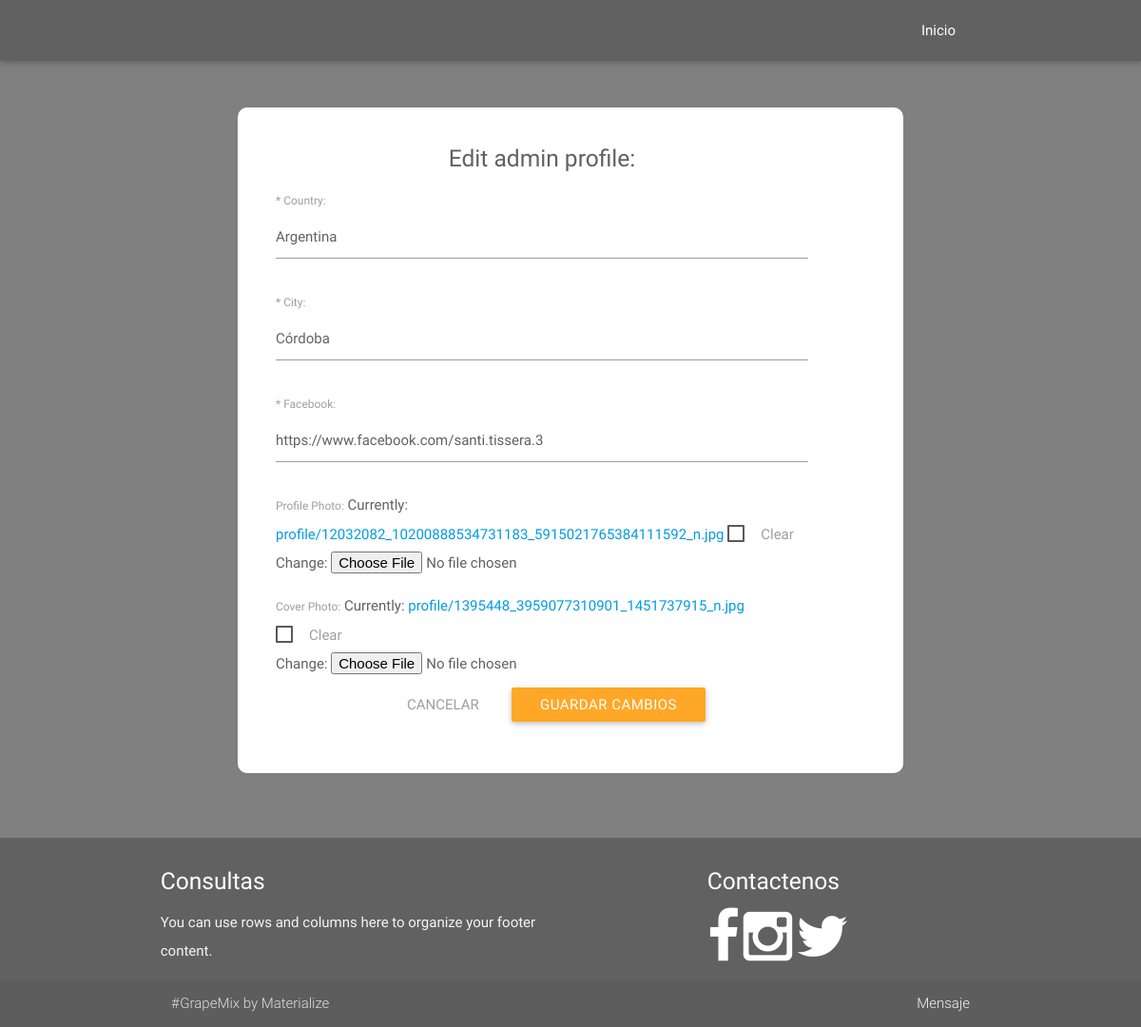
/profile/ (signed in), run on the app's committed database.
### GMP/models.py (models this page shows)
class Profile(models.Model):
    user = models.OneToOneField(settings.AUTH_USER_MODEL, related_name='profile')
    name = models.CharField(u'Name', max_length=20, default=user)
    country = models.CharField(u'Country', max_length=20)
    city = models.CharField(u'City', max_length=50)
    facebook = models.URLField(u'Facebook', max_length=200)
    profile_photo = models.FileField(u'Profile Photo', upload_to='profile/', blank=True, default='profile/profiledef.jpg')
    cover_photo = models.FileField(u'Cover Photo', upload_to='profile/', blank=True, default='profile/coverdef.jpg')

### GMP/views.py (the view)
# urls.py: url(r'^profile/$', "GMP.views.profile", name='profile'),
@login_required(login_url='/login')
def profile(request):
    args = {}
    context = RequestContext(request)
    try:
        user = request.user
    except User.DoesNotExist:
        raise Http404('El usuario no existe')
    if request.method == 'POST':
        form = EditSocialProfileForm(request.POST, request.FILES,
                instance=user.profile)
        if form.is_valid():
            logger.info(form.instance)
            form.save()
        if not user.profile.profile_photo:
            user.profile.profile_photo ='../multimedia/profile/profiledef.jpg'
            user.profile.save()
    else:
        form = EditSocialProfileForm(instance=user.profile)
    args['form'] = form
    return render(request, 'profile.html', args)

### GMP/forms.py
class EditSocialProfileForm(forms.ModelForm):
    error_css_class = 'alert alert-danger'
    class Meta:
        model = Profile
        exclude = ('user','name' )
    def __init__(self, *args, **kwargs):
        super(EditSocialProfileForm, self).__init__(*args, **kwargs)
        for (field_name, field) in self.fields.items():
            field.widget.attrs['class'] = 'form-control'
            if field.required:
                field.widget.attrs['placeholder'] = 'Requerido'
                field.label = '* ' + field.label

### GMP/templates/profile.html (shortened to what this page needs)
{% extends 'base.html' %}
{% load staticfiles %}
{% load static %}
{% block content %}
<head>
    <nav class="color" role="navigation">
        <div class="nav-wrapper container col s12 m8 offset-m2 l6 offset-l3" style="heigh:50px;">
            <ul class="right hide-on-med-and-down">
                <a href="{% url 'GMP:home' %}"><li>Inicio</li></a>
            </ul>
        </div>
    </nav>
</head>
<body>
    <div class="form_perfil">
        <form class="col s12" method="post"  action="{% url 'GMP:profile' %} "enctype="multipart/form-data">{% csrf_token %}
            <div id="form_name">
                <center><h5 class="header center grey-text text-darken-2" style="margin-top:20px;">Edit {{ user }} profile:</h5>
                    {{ form.as_p }}
                    <a href="#" class="grey-text waves-effect waves-orange btn-flat">Cancelar</a>
                    <button type="submit" class="white-text waves-effect orange waves btn">GUARDAR CAMBIOS</button></center>
                    </div>
                    </form>
            </div><br><br><br>
            <footer class="page-footer">
                <div class="container">
                    <div class="row">
                        <div class="col l6 s12">
                            <h5 class="white-text">Consultas</h5>
                            <p class="grey-text text-lighten-4">You can use rows and columns here to organize your footer content.</p>
                        </div>
                        <div class="col l4 offset-l2 s12">
                            <h5 class="white-text">Contactenos</h5>
                            <ul style="color:white;">
                                <i class="fa fa-facebook  fa-4x"></i>
                                <i class="fa fa-instagram fa-4x"></i>
                                <i class="fa fa-twitter fa-4x"></i>
                            </ul>
                        </div>
                    </div>
                </div>
                <div class="footer-copyright">
                    <div class="container">
                        #GrapeMix by Materialize
                        <a class="grey-text text-lighten-4 right" href="#!">Mensaje</a>
                    </div>
                </div>
            </footer>
            </body>
        {% endblock %}

### GMP/static/css/style.css (style rules this page uses)
body { color: #616161; background-color: gray; }
nav ul a, nav .brand-logo { color: white; background-color: #616161; }
p { line-height: 2rem; }
footer.page-footer { margin: 0; }
.color { background-color:#616161; }
.form_perfil { width: 700px; height: 700px; margin: auto; background-color: #FFF; border-radius: 10px; }
#form_name { height: 30%; width: 80%; margin-left: 40px; margin-top: 7%; }

### data on the page
Profile: country "Argentina", city "Córdoba", facebook "https://www.facebook.com/santi.tissera.3"

### other printed values
{{ user }} "admin"
